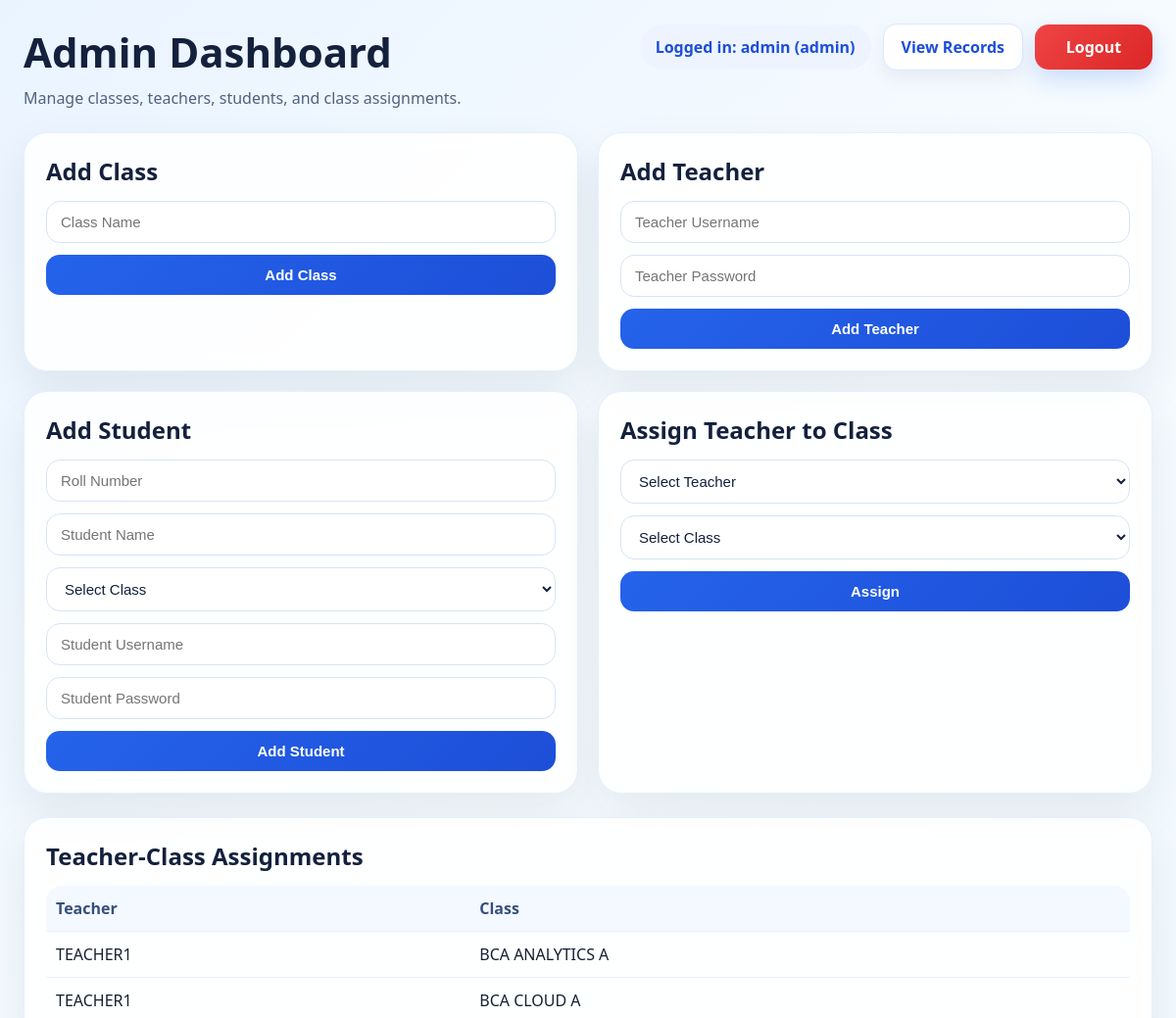
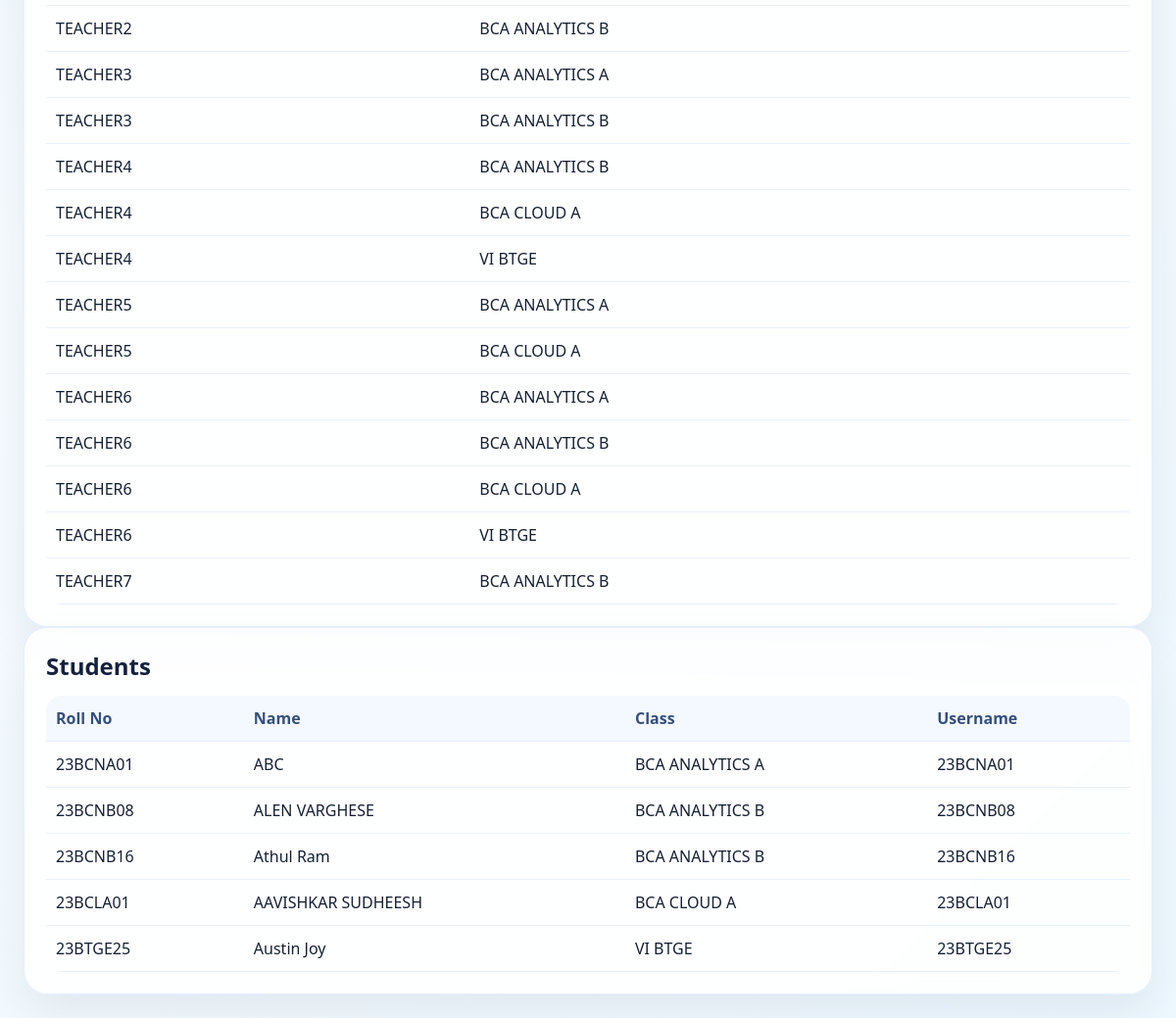
The page /admin (signed in) on the database its author committed (2 pictures, top to bottom).
### tables this page shows
CREATE TABLE teacher_classes (
            id INTEGER PRIMARY KEY AUTOINCREMENT,
            teacher_user_id INTEGER NOT NULL,
            class_id INTEGER NOT NULL,
            UNIQUE(teacher_user_id, class_id),
            FOREIGN KEY(teacher_user_id) REFERENCES users(id),
            FOREIGN KEY(class_id) REFERENCES classes(id)
        );

CREATE TABLE users (
            id INTEGER PRIMARY KEY AUTOINCREMENT,
            username TEXT UNIQUE NOT NULL,
            password_hash TEXT NOT NULL,
            role TEXT NOT NULL CHECK(role IN ('admin', 'teacher', 'student'))
        );

CREATE TABLE classes (
            id INTEGER PRIMARY KEY AUTOINCREMENT,
            class_name TEXT UNIQUE NOT NULL
        );

CREATE TABLE students (
            id INTEGER PRIMARY KEY AUTOINCREMENT,
            roll_no TEXT UNIQUE NOT NULL,
            name TEXT NOT NULL,
            class_id INTEGER NOT NULL,
            user_id INTEGER UNIQUE,
            FOREIGN KEY(class_id) REFERENCES classes(id),
            FOREIGN KEY(user_id) REFERENCES users(id)
        );

### app.py (the view)
@app.route("/admin", methods=["GET"])
@login_required
@role_required("admin")
def admin_dashboard():
    conn = get_db()
    teachers = conn.execute("""
        SELECT id, username
        FROM users
        WHERE role = 'teacher'
        ORDER BY username
    """).fetchall()
    classes = conn.execute("""
        SELECT id, class_name
        FROM classes
        ORDER BY class_name
    """).fetchall()
    students = conn.execute("""
        SELECT s.id, s.roll_no, s.name, c.class_name, u.username
        FROM students s
        JOIN classes c ON s.class_id = c.id
        LEFT JOIN users u ON s.user_id = u.id
        ORDER BY c.class_name, s.roll_no
    """).fetchall()
    assignments = conn.execute("""
        SELECT tc.id, u.username AS teacher_name, c.class_name
        FROM teacher_classes tc
        JOIN users u ON tc.teacher_user_id = u.id
        JOIN classes c ON tc.class_id = c.id
        ORDER BY u.username, c.class_name
    """).fetchall()
    conn.close()
    return render_template(
        "admin_dashboard.html",
        teachers=teachers,
        classes=classes,
        students=students,
        assignments=assignments,
        current_user=session.get("username"),
        role=session.get("role")
    )

### app.py (called while the page is built)
def get_db():
    conn = sqlite3.connect(DB_NAME)
    conn.row_factory = sqlite3.Row
    return conn

def login_required(func):
    @wraps(func)
    def wrapper(*args, **kwargs):
        if "user_id" not in session:
            return redirect(url_for("login"))
        return func(*args, **kwargs)
    return wrapper

def role_required(*roles):
    def decorator(func):
        @wraps(func)
        def wrapper(*args, **kwargs):
            if session.get("role") not in roles:
                flash("You are not allowed to access that page.")
                return redirect(url_for("login"))
            return func(*args, **kwargs)
        return wrapper
    return decorator

### templates/admin_dashboard.html (shortened to what this page needs)
<!DOCTYPE html>
<html lang="en">
<head>
    <link rel="stylesheet" href="{{ url_for('static', filename='style.css') }}">
</head>
<body>
    <div class="page-shell">
        <header class="topbar">
            <div>
                <h1>Admin Dashboard</h1>
                <p class="subtitle">Manage classes, teachers, students, and class assignments.</p>
            </div>
            <nav class="top-actions">
                <span class="user-pill">Logged in: {{ current_user }} ({{ role }})</span>
                <a class="nav-link secondary" href="{{ url_for('records') }}">View Records</a>
                <a class="nav-link danger-link" href="{{ url_for('logout') }}">Logout</a>
            </nav>
        </header>
        <section class="admin-grid">
            <div class="panel">
                <h2>Add Class</h2>
                <form method="POST" action="{{ url_for('add_class') }}" class="stack-form">
                    <input type="text" name="class_name" placeholder="Class Name" required>
                    <button type="submit" class="btn primary">Add Class</button>
                </form>
            </div>
            <div class="panel">
                <h2>Add Teacher</h2>
                <form method="POST" action="{{ url_for('add_teacher') }}" class="stack-form">
                    <input type="text" name="username" placeholder="Teacher Username" required>
                    <input type="text" name="password" placeholder="Teacher Password" required>
                    <button type="submit" class="btn primary">Add Teacher</button>
                </form>
            </div>
            <div class="panel">
                <h2>Add Student</h2>
                <form method="POST" action="{{ url_for('add_student') }}" class="stack-form">
                    <input type="text" name="roll_no" placeholder="Roll Number" required>
                    <input type="text" name="name" placeholder="Student Name" required>
                    <select name="class_id" required>
                        <option value="">Select Class</option>
                    </select>
                    <input type="text" name="username" placeholder="Student Username" required>
                    <input type="text" name="password" placeholder="Student Password" required>
                    <button type="submit" class="btn primary">Add Student</button>
                </form>
            </div>
            <div class="panel">
                <h2>Assign Teacher to Class</h2>
                <form method="POST" action="{{ url_for('assign_teacher') }}" class="stack-form">
                    <select name="teacher_user_id" required>
                        <option value="">Select Teacher</option>
                    </select>
                    <select name="class_id" required>
                        <option value="">Select Class</option>
                    </select>
                    <button type="submit" class="btn primary">Assign</button>
                </form>
            </div>
        </section>
        <section class="panel">
            <h2>Teacher-Class Assignments</h2>
            {% if assignments %}
                <table class="mini-table">
                    <thead>
                        <tr>
                            <th>Teacher</th>
                            <th>Class</th>
                        </tr>
                    </thead>
                    <tbody>
                        {% for row in assignments %}
                        <tr>
                            <td>{{ row['teacher_name'] }}</td>
                            <td>{{ row['class_name'] }}</td>
                        </tr>
                        {% endfor %}
                    </tbody>
                </table>
            {% else %}
                <div class="empty-state">
                    <p>No teacher-class assignments yet.</p>
                </div>
            {% endif %}
        </section>
        <section class="panel">
            <h2>Students</h2>
            {% if students %}
                <table class="mini-table">
                    <thead>
                        <tr>
                            <th>Roll No</th>
                            <th>Name</th>
                            <th>Class</th>
                            <th>Username</th>
                        </tr>
                    </thead>
                    <tbody>
                        {% for s in students %}
                        <tr>
                            <td>{{ s['roll_no'] }}</td>
                            <td>{{ s['name'] }}</td>
                            <td>{{ s['class_name'] }}</td>
                            <td>{{ s['username'] }}</td>
                        </tr>
                        {% endfor %}
                    </tbody>
                </table>
            {% else %}
                <div class="empty-state">
                    <p>No students added yet.</p>
                </div>
            {% endif %}
        </section>
    </div>
</body>
</html>

### static/style.css (style rules this page uses)
* { box-sizing: border-box; }
body { margin: 0; font-family: "Segoe UI", Arial, sans-serif; background: linear-gradient(135deg, #eaf4ff 0%, #f6fbff 40%, #eef8ff 100%); color: #162033; }
.page-shell { max-width: 1400px; margin: 0 auto; padding: 24px; }
.topbar { display: flex; justify-content: space-between; align-items: flex-start; gap: 16px; margin-bottom: 24px; }
.topbar h1 { margin: 0 0 8px; font-size: 42px; font-weight: 800; color: #14213d; }
.subtitle { margin: 0; color: #50627f; font-size: 16px; }
.top-actions { display: flex; gap: 12px; flex-wrap: wrap; align-items: center; }
.user-pill { padding: 12px 16px; border-radius: 999px; background: #eef4ff; color: #1d4ed8; font-weight: 700; }
.nav-link { display: inline-flex; align-items: center; justify-content: center; min-width: 120px; padding: 12px 18px; border-radius: 14px; text-decoration: none; color: white; background: linear-gradient(135deg, #2563eb, #1d4ed8); box-shadow: 0 10px 24px rgba(37, 99, 235, 0.2); font-weight: 700; }
.nav-link.secondary { background: white; color: #1d4ed8; border: 1px solid #dbe7ff; box-shadow: 0 8px 20px rgba(15, 23, 42, 0.06); }
.nav-link.danger-link { background: linear-gradient(135deg, #ef4444, #dc2626); color: white; }
.panel { background: rgba(255, 255, 255, 0.88); border: 1px solid rgba(220, 232, 255, 0.7); backdrop-filter: blur(10px); border-radius: 24px; box-shadow: 0 20px 45px rgba(22, 32, 51, 0.08); padding: 22px; }
.admin-grid { display: grid; grid-template-columns: repeat(2, minmax(320px, 1fr)); gap: 20px; margin-bottom: 24px; }
.form-card h2, .table-header h2, .student-list-panel h2, .details-panel h2, .panel h2 { margin-top: 0; margin-bottom: 14px; color: #14213d; }
.inline-form, .stack-form { display: flex; gap: 12px; flex-wrap: wrap; align-items: center; }
.stack-form { flex-direction: column; align-items: stretch; }
input[type="text"], input[type="password"], input[type="date"], select { padding: 12px 14px; border: 1px solid #d7e3f7; border-radius: 14px; background: white; color: #14213d; font-size: 15px; min-width: 160px; outline: none; }
.btn { border: none; border-radius: 14px; padding: 12px 18px; font-weight: 700; font-size: 15px; cursor: pointer; }
.btn.primary { background: linear-gradient(135deg, #2563eb, #1d4ed8); color: white; }
.mini-table { width: 100%; border-collapse: collapse; overflow: hidden; border-radius: 16px; }
.mini-table th, .mini-table td { padding: 12px 10px; border-bottom: 1px solid #e8f0ff; text-align: left; }
.mini-table th { background: #f4f8ff; color: #35507a; }

### rows shown on the page
teacher_classes: teacher_name "TEACHER1", class_name "BCA ANALYTICS A"
teacher_classes: teacher_name "TEACHER1", class_name "BCA CLOUD A"
teacher_classes: teacher_name "TEACHER2", class_name "BCA ANALYTICS B"
teacher_classes: teacher_name "TEACHER3", class_name "BCA ANALYTICS A"
teacher_classes: teacher_name "TEACHER3", class_name "BCA ANALYTICS B"
teacher_classes: teacher_name "TEACHER4", class_name "BCA ANALYTICS B"
teacher_classes: teacher_name "TEACHER4", class_name "BCA CLOUD A"
teacher_classes: teacher_name "TEACHER4", class_name "VI BTGE"
teacher_classes: teacher_name "TEACHER5", class_name "BCA ANALYTICS A"
teacher_classes: teacher_name "TEACHER5", class_name "BCA CLOUD A"
teacher_classes: teacher_name "TEACHER6", class_name "BCA ANALYTICS A"
teacher_classes: teacher_name "TEACHER6", class_name "BCA ANALYTICS B"
teacher_classes: teacher_name "TEACHER6", class_name "BCA CLOUD A"
teacher_classes: teacher_name "TEACHER6", class_name "VI BTGE"
teacher_classes: teacher_name "TEACHER7", class_name "BCA ANALYTICS B"
students: roll_no "23BCNA01", name "ABC", class_name "BCA ANALYTICS A", username "23BCNA01"
students: roll_no "23BCNB08", name "ALEN VARGHESE", class_name "BCA ANALYTICS B", username "23BCNB08"
students: roll_no "23BCNB16", name "Athul Ram", class_name "BCA ANALYTICS B", username "23BCNB16"
students: roll_no "23BCLA01", name "AAVISHKAR SUDHEESH", class_name "BCA CLOUD A", username "23BCLA01"
students: roll_no "23BTGE25", name "Austin Joy", class_name "VI BTGE", username "23BTGE25"

### other values the page prints
{{ current_user }} "admin"
{{ role }} "admin"
